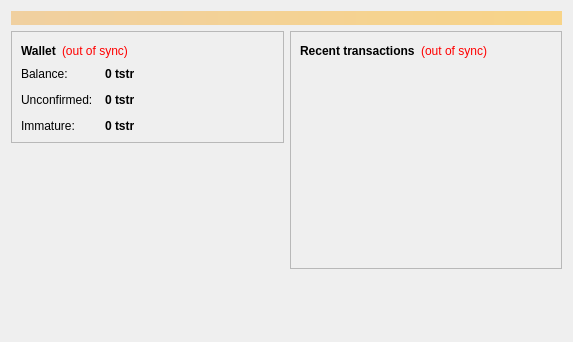
<?xml version="1.0" encoding="UTF-8"?>
<ui version="4.0">
 <class>OverviewPage</class>
 <widget class="QWidget" name="OverviewPage">
  <property name="geometry">
   <rect>
    <x>0</x>
    <y>0</y>
    <width>573</width>
    <height>342</height>
   </rect>
  </property>
  <property name="windowTitle">
   <string>Form</string>
  </property>
  <layout class="QVBoxLayout" name="topLayout">
   <item>
    <widget class="QLabel" name="labelAlerts">
     <property name="visible">
      <bool>false</bool>
     </property>
     <property name="styleSheet">
      <string notr="true">background-color: qlineargradient(x1: 0, y1: 0, x2: 1, y2: 0, stop:0 #F0D0A0, stop:1 #F8D488); color:#000000;</string>
     </property>
     <property name="wordWrap">
      <bool>true</bool>
     </property>
     <property name="margin">
      <number>3</number>
     </property>
    </widget>
   </item>
   <item>
    <layout class="QHBoxLayout" name="horizontalLayout" stretch="1,1">
     <item>
      <layout class="QVBoxLayout" name="verticalLayout_2">
       <item>
        <widget class="QFrame" name="frame">
         <property name="frameShape">
          <enum>QFrame::StyledPanel</enum>
         </property>
         <property name="frameShadow">
          <enum>QFrame::Raised</enum>
         </property>
         <layout class="QVBoxLayout" name="verticalLayout_4">
          <item>
           <layout class="QHBoxLayout" name="horizontalLayout_4">
            <item>
             <widget class="QLabel" name="label_5">
              <property name="font">
               <font>
                <weight>75</weight>
                <bold>true</bold>
               </font>
              </property>
              <property name="text">
               <string>Wallet</string>
              </property>
             </widget>
            </item>
            <item>
             <widget class="QLabel" name="labelWalletStatus">
              <property name="toolTip">
               <string>The displayed information may be out of date. Your wallet automatically synchronizes with the tristar network after a connection is established, but this process has not completed yet.</string>
              </property>
              <property name="styleSheet">
               <string notr="true">QLabel { color: red; }</string>
              </property>
              <property name="text">
               <string notr="true">(out of sync)</string>
              </property>
              <property name="alignment">
               <set>Qt::AlignLeading|Qt::AlignLeft|Qt::AlignVCenter</set>
              </property>
             </widget>
            </item>
            <item>
             <spacer name="horizontalSpacer_2">
              <property name="orientation">
               <enum>Qt::Horizontal</enum>
              </property>
              <property name="sizeHint" stdset="0">
               <size>
                <width>40</width>
                <height>20</height>
               </size>
              </property>
             </spacer>
            </item>
           </layout>
          </item>
          <item>
           <layout class="QFormLayout" name="formLayout_2">
            <property name="fieldGrowthPolicy">
             <enum>QFormLayout::AllNonFixedFieldsGrow</enum>
            </property>
            <property name="horizontalSpacing">
             <number>12</number>
            </property>
            <property name="verticalSpacing">
             <number>12</number>
            </property>
            <item row="0" column="0">
             <widget class="QLabel" name="label">
              <property name="text">
               <string>Balance:</string>
              </property>
             </widget>
            </item>
            <item row="0" column="1">
             <widget class="QLabel" name="labelBalance">
              <property name="font">
               <font>
                <weight>75</weight>
                <bold>true</bold>
               </font>
              </property>
              <property name="cursor">
               <cursorShape>IBeamCursor</cursorShape>
              </property>
              <property name="toolTip">
               <string>Your current balance</string>
              </property>
              <property name="text">
               <string notr="true">0 tstr</string>
              </property>
              <property name="textInteractionFlags">
               <set>Qt::LinksAccessibleByMouse|Qt::TextSelectableByKeyboard|Qt::TextSelectableByMouse</set>
              </property>
             </widget>
            </item>
            <item row="1" column="0">
             <widget class="QLabel" name="label_3">
              <property name="text">
               <string>Unconfirmed:</string>
              </property>
             </widget>
            </item>
            <item row="1" column="1">
             <widget class="QLabel" name="labelUnconfirmed">
              <property name="font">
               <font>
                <weight>75</weight>
                <bold>true</bold>
               </font>
              </property>
              <property name="cursor">
               <cursorShape>IBeamCursor</cursorShape>
              </property>
              <property name="toolTip">
               <string>Total of transactions that have yet to be confirmed, and do not yet count toward the current balance</string>
              </property>
              <property name="text">
               <string notr="true">0 tstr</string>
              </property>
              <property name="textInteractionFlags">
               <set>Qt::LinksAccessibleByMouse|Qt::TextSelectableByKeyboard|Qt::TextSelectableByMouse</set>
              </property>
             </widget>
            </item>
            <item row="2" column="0">
             <widget class="QLabel" name="labelImmatureText">
              <property name="text">
               <string>Immature:</string>
              </property>
             </widget>
            </item>
            <item row="2" column="1">
             <widget class="QLabel" name="labelImmature">
              <property name="font">
               <font>
                <weight>75</weight>
                <bold>true</bold>
               </font>
              </property>
              <property name="toolTip">
               <string>Mined balance that has not yet matured</string>
              </property>
              <property name="text">
               <string notr="true">0 tstr</string>
              </property>
              <property name="textInteractionFlags">
               <set>Qt::LinksAccessibleByMouse|Qt::TextSelectableByKeyboard|Qt::TextSelectableByMouse</set>
              </property>
             </widget>
            </item>
           </layout>
          </item>
         </layout>
        </widget>
       </item>
       <item>
        <spacer name="verticalSpacer">
         <property name="orientation">
          <enum>Qt::Vertical</enum>
         </property>
         <property name="sizeHint" stdset="0">
          <size>
           <width>20</width>
           <height>40</height>
          </size>
         </property>
        </spacer>
       </item>
      </layout>
     </item>
     <item>
      <layout class="QVBoxLayout" name="verticalLayout_3">
       <item>
        <widget class="QFrame" name="frame_2">
         <property name="frameShape">
          <enum>QFrame::StyledPanel</enum>
         </property>
         <property name="frameShadow">
          <enum>QFrame::Raised</enum>
         </property>
         <layout class="QVBoxLayout" name="verticalLayout">
          <item>
           <layout class="QHBoxLayout" name="horizontalLayout_2">
            <item>
             <widget class="QLabel" name="label_4">
              <property name="text">
               <string>&lt;b&gt;Recent transactions&lt;/b&gt;</string>
              </property>
             </widget>
            </item>
            <item>
             <widget class="QLabel" name="labelTransactionsStatus">
              <property name="toolTip">
               <string>The displayed information may be out of date. Your wallet automatically synchronizes with the tristar network after a connection is established, but this process has not completed yet.</string>
              </property>
              <property name="styleSheet">
               <string notr="true">QLabel { color: red; }</string>
              </property>
              <property name="text">
               <string notr="true">(out of sync)</string>
              </property>
              <property name="alignment">
               <set>Qt::AlignRight|Qt::AlignTrailing|Qt::AlignVCenter</set>
              </property>
             </widget>
            </item>
            <item>
             <spacer name="horizontalSpacer">
              <property name="orientation">
               <enum>Qt::Horizontal</enum>
              </property>
              <property name="sizeHint" stdset="0">
               <size>
                <width>40</width>
                <height>20</height>
               </size>
              </property>
             </spacer>
            </item>
           </layout>
          </item>
          <item>
           <widget class="QListView" name="listTransactions">
            <property name="styleSheet">
             <string notr="true">QListView { background: transparent; }</string>
            </property>
            <property name="frameShape">
             <enum>QFrame::NoFrame</enum>
            </property>
            <property name="verticalScrollBarPolicy">
             <enum>Qt::ScrollBarAlwaysOff</enum>
            </property>
            <property name="horizontalScrollBarPolicy">
             <enum>Qt::ScrollBarAlwaysOff</enum>
            </property>
            <property name="selectionMode">
             <enum>QAbstractItemView::NoSelection</enum>
            </property>
           </widget>
          </item>
         </layout>
        </widget>
       </item>
       <item>
        <spacer name="verticalSpacer_2">
         <property name="orientation">
          <enum>Qt::Vertical</enum>
         </property>
         <property name="sizeHint" stdset="0">
          <size>
           <width>20</width>
           <height>40</height>
          </size>
         </property>
        </spacer>
       </item>
      </layout>
     </item>
    </layout>
   </item>
  </layout>
 </widget>
 <resources/>
 <connections/>
</ui>
